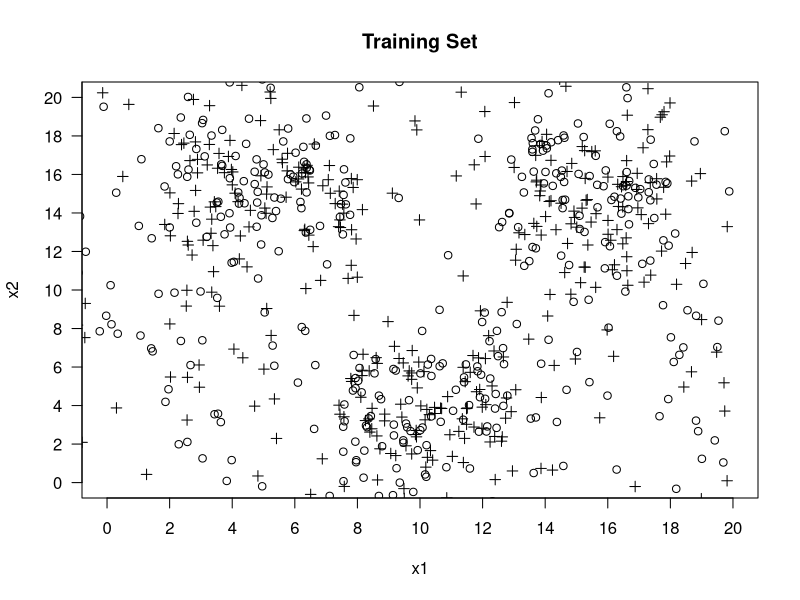

Reproduce this figure in R.
#===============================================================================
#
# Author:       Matthew Heino
# Course:       MSDS 531
# Instructor:   Dr. Derek Phair
#
# Assignment:
#
#  
#     Try to recreate with R or Octave, as close as possible, the data from the 
#     figure P4p4F1.pdf. Functions needed are: runif (R) for 
#     uniform distribution and rnorm (R) for the normal 
#     distribution.
#
#
# Note: Text based answers will be found in a separate attachment.
#
#==============================================================================
set.seed(24)
n <- 150

x1 <- runif(n, 2,8)
y1 <- rnorm(n, mean = 15.6, sd = 2.0)

x2 <- runif(n, 7.5,13)
y2 <- rnorm(n, mean = 4, sd = 2.0)

x3 <- runif(n, 13,18)
y3 <- rnorm(n, mean =15.4, sd = 2.5)

x4 <- runif(n+450,-1,20)
y4 <- rnorm(n+450, mean = 10, sd = 19)


group_plt <- plot(x = jitter(c(x1, x2, x3, x4), 3), y = c(y1, y2, y3, y4),
                  xlab = "x1",
                  ylab = "x2",
                  xaxt='n',
                  yaxt='n',
                  xlim = c(0,20),
                  ylim = c(0,20),
                  main = "Training Set", 
                  pch = c(1,3))

axis(side=1, at=seq(0, 20, by = 2))
axis(side=2, at=seq(0, 22, by = 2), las = 2)

show(group_plt)